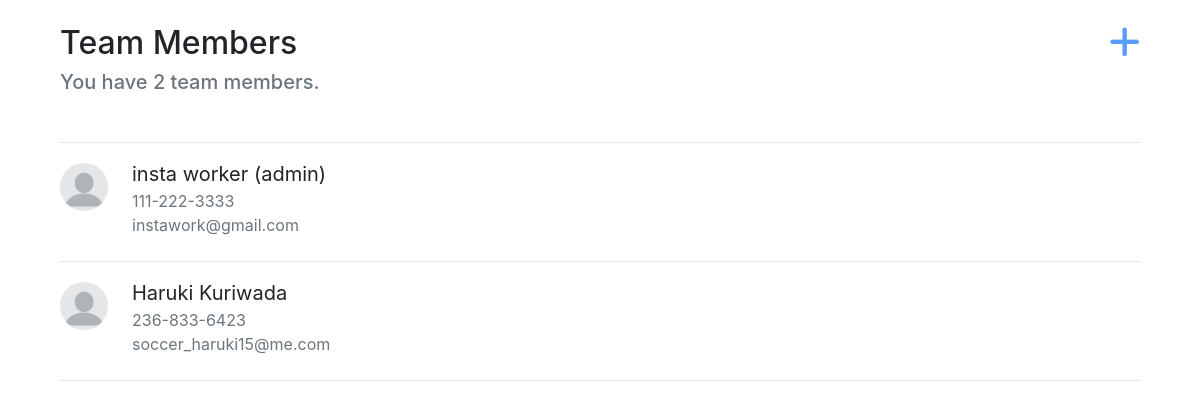
The page / on the database its author committed.
### member/models.py (models this page shows)
class Member(models.Model):
    ROLES = [
        (0, "Regular - Can't delete members"),
        (1, "Admin - Can delete members")
    ]
    phone_regex = RegexValidator(regex=r'^\+?1?\d{9,15}$', message="Invalid phone number.")
    first_name = models.CharField(max_length=150, blank=False)
    last_name = models.CharField(max_length=150, blank=False)
    email = models.EmailField(max_length=150, blank=False)
    role = models.IntegerField(choices=ROLES, default=0)
    phone_number = models.CharField(validators=[phone_regex], max_length=17, null=True, blank=False)
    def phone_number_text(self):
      return str(self.phone_number[0:3] + "-" + self.phone_number[3:6] + "-" + self.phone_number[6:])
    def role_text(self):
      if self.role == 1:
        return " (admin)"
      else:
        return ""

### member/views.py (the view)
# urls.py: path('', MemberList.as_view(), name='home'),
class MemberList(ListView):
  model = Member
  context_object_name = 'members'
  template_name = 'member/home.html'

### member/templates/member/home.html
{% extends 'main.html' %} {% load static %} {% block content %}
<div class="add-member-section">
  <a href="{% url 'add' %}"><i class="fa-solid fa-plus"></i></a>
</div>
<h2>Team Members</h2>
{% if members.count <= 1 %}
<p class="h5 text-muted mb-5">You have {{ members.count }} team member.</p>
{% else %}
<p class="h5 text-muted mb-5">You have {{ members.count }} team members.</p>
{% endif %}
<hr />
<ul class="list-group">
  {% for member in members %}
  <div>
    <a href="{% url 'edit' member.id %}">
      <li class="d-flex">
        <div class="image-cropper">
          <img src="{% static 'images/profile.png' %}" class="image-profile" />
        </div>
        <div class="image-parent ml-4">
          <div class="user-fullname">
            {{ member.first_name}} {{ member.last_name}} {{ member.role_text }}
          </div>
          <div class="text-muted">{{ member.phone_number_text}}</div>
          <div class="text-muted mb-2">{{ member.email}}</div>
        </div>
      </li>
    </a>
    <hr />
    {% empty %}
    <strong>There are no team members</strong>
  </div>
  {% endfor %}
</ul>
{% endblock %}

### static/styles/style.css (style rules this page uses)
.add-member-section { float: right; }
.fa-plus { color: rgb(90, 157, 244); font-size: 2.2rem; }
a, a:hover, a:focus, a:active { text-decoration: none; color: inherit; }
.user-fullname { font-size: 1.25rem; }
.image-profile { display: inline; margin: 0 auto; height: 3rem; width: auto; }
.image-cropper { width: 3rem; height: 3rem; margin-top: 0.2rem; position: relative; overflow: hidden; border-radius: 50%; }

### rows shown on the page
Member: first_name "insta", last_name "worker", role_text "(admin)", phone_number_text "111-222-3333", email "instawork@gmail.com"
Member: first_name "Haruki", last_name "Kuriwada", phone_number_text "236-833-6423", email "soccer_haruki15@me.com"

### other values the page prints
{{ members.count }} "2"
